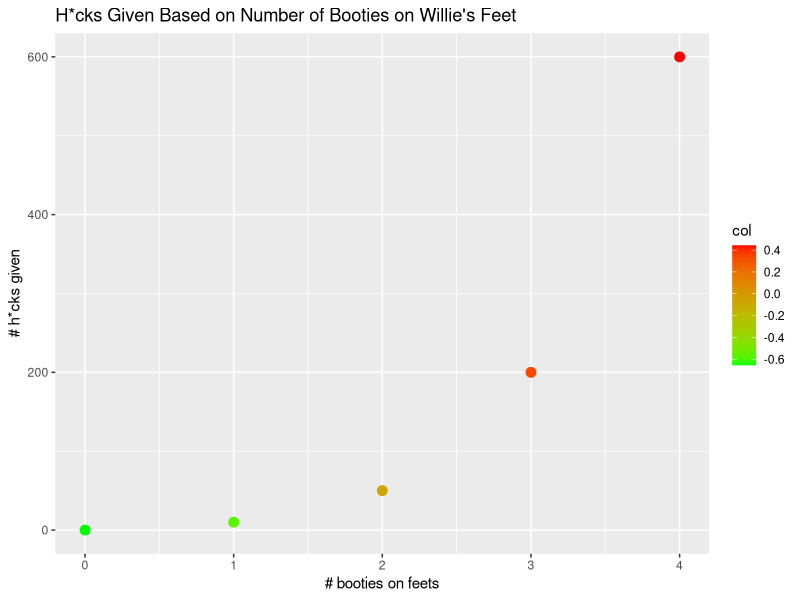

Reproduce this figure in R.
## ---- chunk 1
library(ggplot2)
x<-c(0,1,2,3,4)
y<-c(0,10,50,200,600)
df<-data.frame(x,y)
col<-sort(rnorm(5))
qplot(x,y,data=df,xlab="# booties on feets",ylab="# h*cks given",colour=col)+scale_colour_gradient(low="green", high="red")+geom_point(size = 3)+ggtitle("H*cks Given Based on Number of Booties on Willie's Feet")
